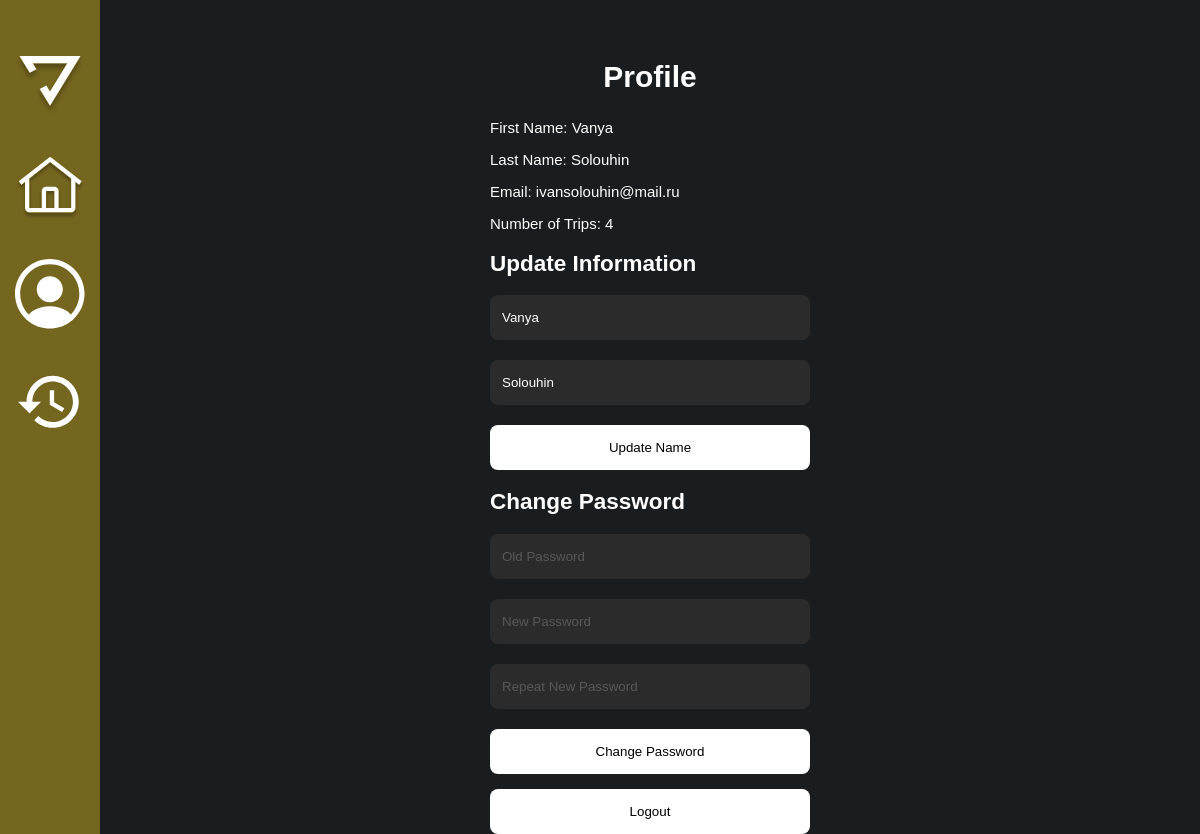
The app's page /profile (signed in) with its own data.
### app/models.py (models this page shows, shortened)
class User(UserMixin, db.Model):
    id = db.Column(db.Integer, primary_key=True)
    first_name = db.Column(db.String(64), index=True, nullable=False)
    last_name = db.Column(db.String(64), index=True, nullable=False)
    email = db.Column(db.String(128), unique=True, index=True, nullable=False)
    password_hashed = db.Column(db.String(200), nullable=False)
    orders = db.relationship('Order', backref='user', lazy='dynamic')
    role = db.Column(db.String(64), default='user')

### app/routes.py (the view, shortened to what this page needs)
@app.route('/profile', methods=['GET', 'POST'])
@login_required('user')
def profile():
    update_form = UpdateProfileForm()
    change_password_form = ChangePasswordForm()
    if update_form.validate_on_submit() and update_form.submit.data:
        current_user.first_name = update_form.first_name.data
        current_user.last_name = update_form.last_name.data
        db.session.commit()
        flash('Name updated successfully', 'success')
        return redirect(url_for('profile'))
    trip_count = Order.query.filter(Order.user_id == current_user.id, Order.order_finished.isnot(None)).count()
    update_form.first_name.data = current_user.first_name
    update_form.last_name.data = current_user.last_name
    return render_template('profile.html', user=current_user, trip_count=trip_count, update_form=update_form, change_password_form=change_password_form)

### app/forms.py
class UpdateProfileForm(FlaskForm):
    first_name = StringField('First Name', validators=[DataRequired()])
    last_name = StringField('Last Name', validators=[DataRequired()])
    middle_name = StringField('Middle Name')
    submit = SubmitField('Update Name')

class ChangePasswordForm(FlaskForm):
    old_password = PasswordField('Old Password', validators=[DataRequired()])
    new_password = PasswordField('New Password', validators=[DataRequired()])
    new_password2 = PasswordField('Repeat New Password', validators=[DataRequired(), EqualTo('new_password')])
    submit = SubmitField('Change Password')

### app/models.py (called while the page is built)
@login.user_loader
def load_user(id):
    driver = Driver.query.get(int(id))
    if driver:
        return driver
    return User.query.get(int(id))

### app/utils.py (called while the page is built)
def login_required(role):
    def wrapper(func):
        @wraps(func)
        def decorated_view(*args, **kwargs):
            if not current_user.is_authenticated:
                return redirect(url_for('choice'))
            if current_user.role != role:
                print(f"Пользователь {current_user.email} имеет роль {current_user.role}, а ожидалось {role}")
                return abort(403)
            print(f"Пользователь {current_user.email} имеет роль {current_user.role}")
            return func(*args, **kwargs)
        return decorated_view
    return wrapper

### app/templates/profile.html (shortened to what this page needs)
<!DOCTYPE html>
<html lang="ru">
<head>
    <link rel="stylesheet" href="{{ url_for('static', filename='css/style.css') }}">
</head>
<body>
    <div class="profile-page">
        <div class="container">
            <div class="content">
                <div class="sidebar">
                    <div class="sidebar-item">
                        <a href="{{ url_for('choice') }}">
                            <img class="logo" src="../static/css/images/logo.svg" alt="logo">
                        </a>
                    </div>
                    <div class="sidebar-item">
                        <a href="{{ url_for('index') }}">
                            <img class="home-img" src="../static/css/images/home.svg" alt="home">
                        </a>
                        <a href="{{ url_for('profile') }}">
                            <img class="profile-img" src="../static/css/images/profile.svg" alt="profile">
                        </a>
                        <a href="{{ url_for('history_of_user_orders') }}">
                            <img class="history-img" src="../static/css/images/history.svg" alt="history">
                        </a>
                    </div>
                </div>
                <div class="content__main">
                    <div class="content__container">
                        <h2 class="content__title">Profile</h2>
                        <div class="profile__info">
                            <p>First Name: {{ user.first_name }}</p>
                            <p>Last Name: {{ user.last_name }}</p>
                            <p>Email: {{ user.email }}</p>
                            <p>Number of Trips: {{ trip_count }}</p>
                            <h2>Update Information</h2>
                            <form class="profile__form" method="POST" action="{{ url_for('update_profile') }}">
                                <ul>
                                    <li>
                                        {{ update_form.first_name(type="text", placeholder="First Name", required=True) }}<br>
                                    </li>
                                    <li>
                                        {{ update_form.last_name(type="text", placeholder="Last Name", required=True) }}<br>
                                    </li>
                                    <button class="profile__info-btn" type="submit">Update Name</button>
                                </ul>
                            </form>
                            <h2>Change Password</h2>
                            <form class="profile__form" method="POST" action="{{ url_for('change_password') }}">
                                <ul>
                                    <li>
                                        {{ change_password_form.old_password(type="password", placeholder="Old Password", required=True) }}<br>
                                    </li>
                                    <li>
                                        {{ change_password_form.new_password(type="password", placeholder="New Password", required=True) }}<br>
                                    </li>
                                    <li>
                                        {{ change_password_form.new_password2(type="password", placeholder="Repeat New Password", required=True) }}<br>
                                    </li>
                                    <button class="profile__info-btn" type="submit">Change Password</button>
                                </ul>
                            </form>
                            <form method="POST" action="{{ url_for('logout') }}">
                                <button class="profile__info-btn" type="submit">Logout</button>
                            </form>
                        </div>
                    </div>
                </div>
            </div>
        </div>
    </div>
</body>
</html>

### app/static/css/style.css (style rules this page uses)
*, *::before, *::after { box-sizing: border-box; }
html, body { margin: 0; padding: 0; height: 100%; }
body { font-family: 'Ubuntu', sans-serif; font-size: 15px; font-weight: 400; color: #212529; }
a { text-decoration: none; color: inherit; }
ul { padding: 0; list-style: none; }
body:not(.history-page) { background-image: url('images/background.png'); background-position: center; background-repeat: no-repeat; background-size: 105% 105%; background-attachment: fixed; color: #fff; font-family: 'Ubuntu', sans-serif; }
.sidebar { width: 100px; background-color: #74651f; display: flex; flex-direction: column; align-items: center; justify-content: flex-start; padding-top: 20px; padding-bottom: 20px; position: fixed; top: 0; height: 100%; }
.sidebar-item { display: flex; flex-direction: column; align-items: center; }
.sidebar img { width: 70px; margin-bottom: 35px; }
.logo { margin-top: 35px; }
.content { width: 100%; display: flex; }
.content__main { width: calc(100% - 100px); background-color: #191d1f; display: flex; justify-content: center; margin-left: 100px; }
.content__container { margin-top: 60px; }
.content__title { margin: 0; text-align: center; font-size: 30px; font-weight: 900; }
.profile__info { margin-top: 25px; }
.profile__info li { margin-bottom: 20px; }
.profile__info input { width: 320px; height: 45px; padding-left: 12px; background-color: #2B2B2B; color: #fff; outline: none; border-width: 0; border-radius: 8px; }
.profile__info input::placeholder { color: #585858; }
.profile__info-btn { width: 320px; height: 45px; background-color: #fff; border-width: 0; border-color: #000; border-radius: 8px; cursor: pointer; }

### records on screen
User: first_name "Vanya", last_name "Solouhin", email "ivansolouhin@mail.ru"

### other values on screen
{{ trip_count }} "4"
